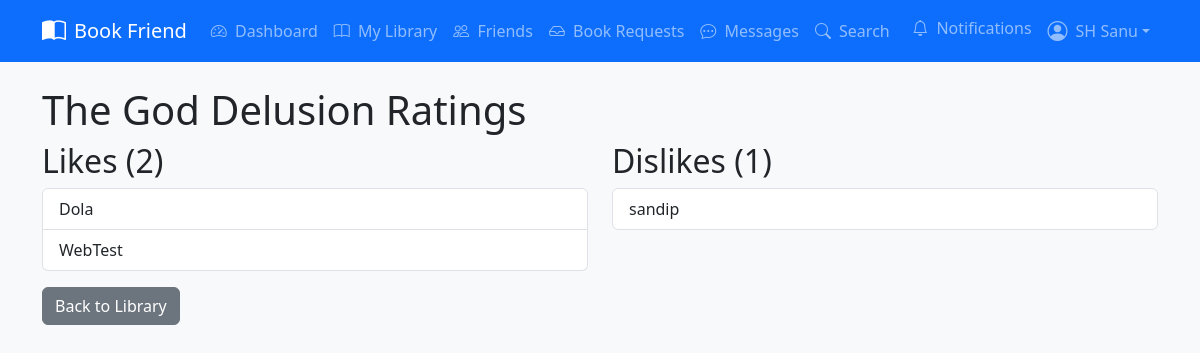
The app's page /books/2/ratings/ (signed in) with its own data.
### Core/models.py (models this page shows, shortened)
class Book(models.Model):
    CONDITION_CHOICES = [
        ('new', 'New'),
        ('like_new', 'Like New'),
        ('good', 'Good'),
        ('fair', 'Fair'),
        ('poor', 'Poor'),
    ]
    owner = models.ForeignKey(User, on_delete=models.CASCADE)
    title = models.CharField(max_length=200)
    author = models.CharField(max_length=200)
    genre = models.CharField(max_length=100)
    condition = models.CharField(max_length=20, choices=CONDITION_CHOICES)
    cover_image = models.ImageField(upload_to='book_covers/', blank=True)
    description = models.TextField(blank=True)
    available = models.BooleanField(default=True)
    created_at = models.DateTimeField(auto_now_add=True)
    def like_count(self):
        return self.bookrating_set.filter(rating='like').count()
    def dislike_count(self):
        return self.bookrating_set.filter(rating='dislike').count()

class BookRating(models.Model):
    RATING_CHOICES = [
        ('like', 'Like'),
        ('dislike', 'Dislike'),
    ]
    user = models.ForeignKey(User, on_delete=models.CASCADE)
    book = models.ForeignKey(Book, on_delete=models.CASCADE)
    rating = models.CharField(max_length=7, choices=RATING_CHOICES)
    created_at = models.DateTimeField(auto_now_add=True)
    class Meta:
        unique_together = ['user', 'book']

### Core/views.py (the view)
# urls.py: path("books/<int:book_id>/ratings/", views.book_ratings, name="book_ratings"),
@login_required
def book_ratings(request, book_id):
    book = get_object_or_404(Book, id=book_id)
    likes = book.bookrating_set.filter(rating='like')
    dislikes = book.bookrating_set.filter(rating='dislike')
    context = {
        'book': book,
        'likes': likes,
        'dislikes': dislikes,
    }
    return render(request, 'core/books/book_ratings.html', context)

### Core/context_processors.py (called while the page is built)
def notification_count(request):
    if request.user.is_authenticated:
        unread_count = Notification.get_user_notifications(request.user).filter(read=False).count()
        return {'unread_notifications': unread_count}
    return {'unread_notifications': 0}

### Core/models.py (called while the page is built)
    @staticmethod
    def get_user_notifications(user):
        return Notification.objects.filter(
            user=user,
            notification_type__in=[
                'friend_request',
                'book_request',
                'request_update',
                'due_reminder',
                'book_rating',
                'book_review'
            ]
        ).order_by('-created_at')

### templates/core/books/book_ratings.html (shortened to what this page needs)
{% extends 'core/base.html' %}
{% load static %}
{% block content %}
<div class="container">
    <h1>{{ book.title }} Ratings</h1>
    <div class="row">
        <div class="col-md-6">
            <h2>Likes ({{ book.like_count }})</h2>
            <ul class="list-group">
                {% for rating in likes %}
                <li class="list-group-item">{{ rating.user.username }}</li>
                {% endfor %}
            </ul>
        </div>
        <div class="col-md-6">
            <h2>Dislikes ({{ book.dislike_count }})</h2>
            <ul class="list-group">
                {% for rating in dislikes %}
                <li class="list-group-item">{{ rating.user.username }}</li>
                {% endfor %}
            </ul>
        </div>
    </div>
    <a href="{% url 'core:library' username=book.owner.username %}" class="btn btn-secondary mt-3">Back to Library</a>
</div>
{% endblock %}

### templates/core/includes/navbar.html (shortened to what this page needs)
<nav class="navbar navbar-expand-lg navbar-dark bg-primary">
    <div class="container">
      <a class="navbar-brand d-flex align-items-center" href="{% url 'core:landing' %}">
        <i class="bi bi-book-half me-2 fs-4"></i>
        Book Friend
      </a>
      <div class="collapse navbar-collapse" id="navbarNav">
        {% if user.is_authenticated %}
          <ul class="navbar-nav me-auto">
            <li class="nav-item">
              <a class="nav-link" href="{% url 'core:dashboard' %}">
                <i class="bi bi-speedometer2 me-1"></i> Dashboard
              </a>
            </li>
            <li class="nav-item">
              <a class="nav-link" href="{% url 'core:library' username=user.username %}">
                <i class="bi bi-book me-1"></i> My Library
              </a>
            </li>
            <li class="nav-item">
              <a class="nav-link" href="{% url 'core:friends_list' %}">
                <i class="bi bi-people me-1"></i> Friends
              </a>
            </li>
            <li class="nav-item">
              <a class="nav-link" href="{% url 'core:book_requests' %}">
                <i class="bi bi-inbox me-1"></i> Book Requests
              </a>
            </li>
            <li class="nav-item">
              <a class="nav-link position-relative" href="{% url 'message_chat:chat_list' %}">
                <i class="bi bi-chat-dots me-1"></i> Messages
              </a>
            </li>
            <li class="nav-item">
              <a class="nav-link" href="{% url 'core:search' %}">
                <i class="bi bi-search me-1"></i> Search
              </a>
            </li>
          </ul>
          <ul class="navbar-nav">
            <li class="nav-item">
              <a class="nav-link position-relative" href="{% url 'core:notifications' %}">
                <i class="bi bi-bell me-1"></i> Notifications
              </a>
            </li>
            <li class="nav-item dropdown">
              <a
                class="nav-link dropdown-toggle d-flex align-items-center"
                href="#"
                role="button"
                data-bs-toggle="dropdown"
                aria-expanded="false"
              >
                <i class="bi bi-person-circle fs-5 me-2"></i>
                {{ user.get_full_name }}
              </a>
            </li>
          </ul>
        {% endif %}
      </div>
    </div>
  </nav>

### static/core/css/style.css (style rules this page uses)
body { background-color: #f8f9fa; }

### records on screen
Book: title "The God Delusion", like_count "2", dislike_count "1"
BookRating: user.username "Dola"
BookRating: user.username "WebTest"
BookRating: user.username "sandip"

### other values on screen
{{ user.get_full_name }} "SH Sanu"
